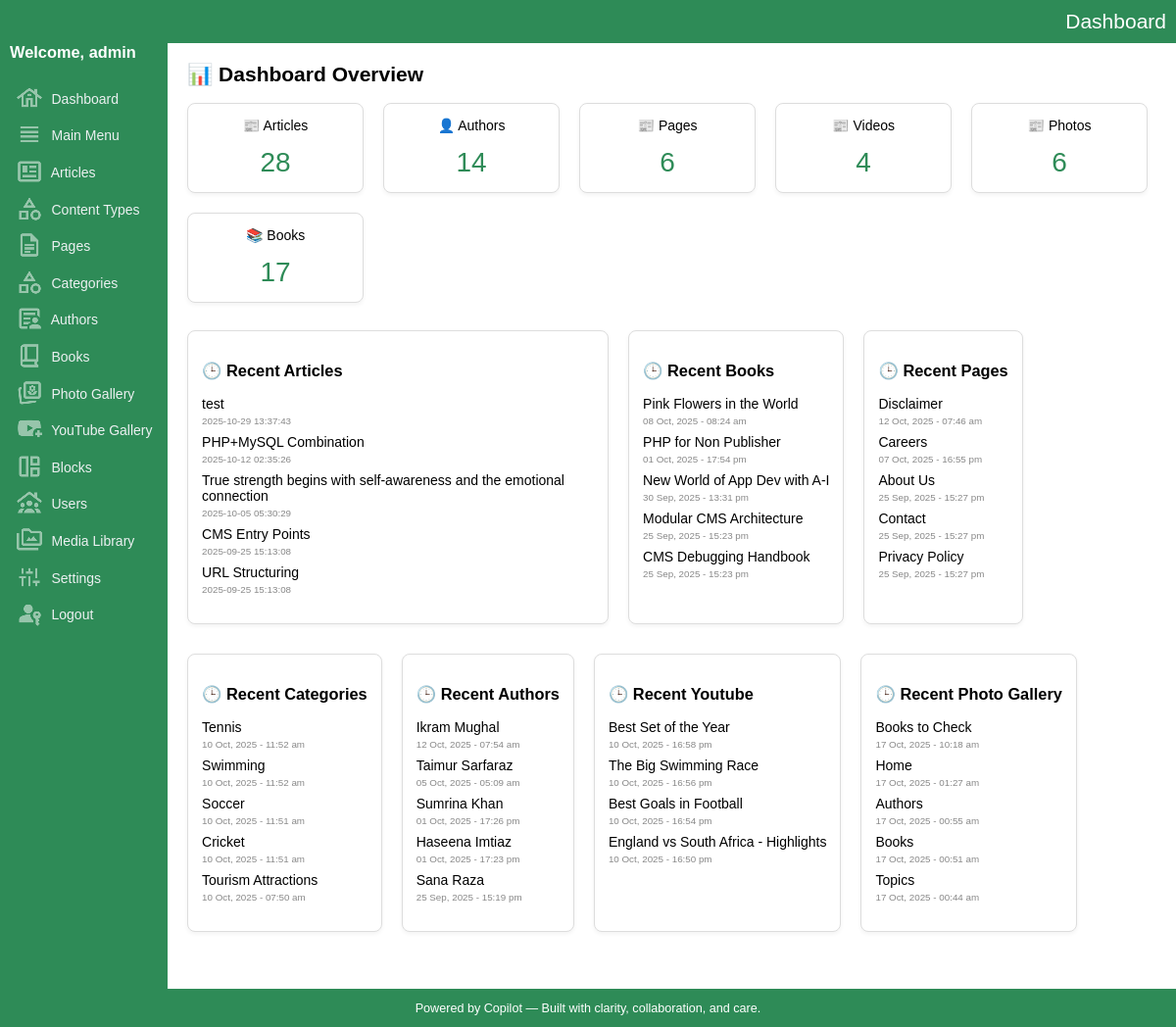
/admin/index.php (signed in), run on an earlier commit of the app's database.
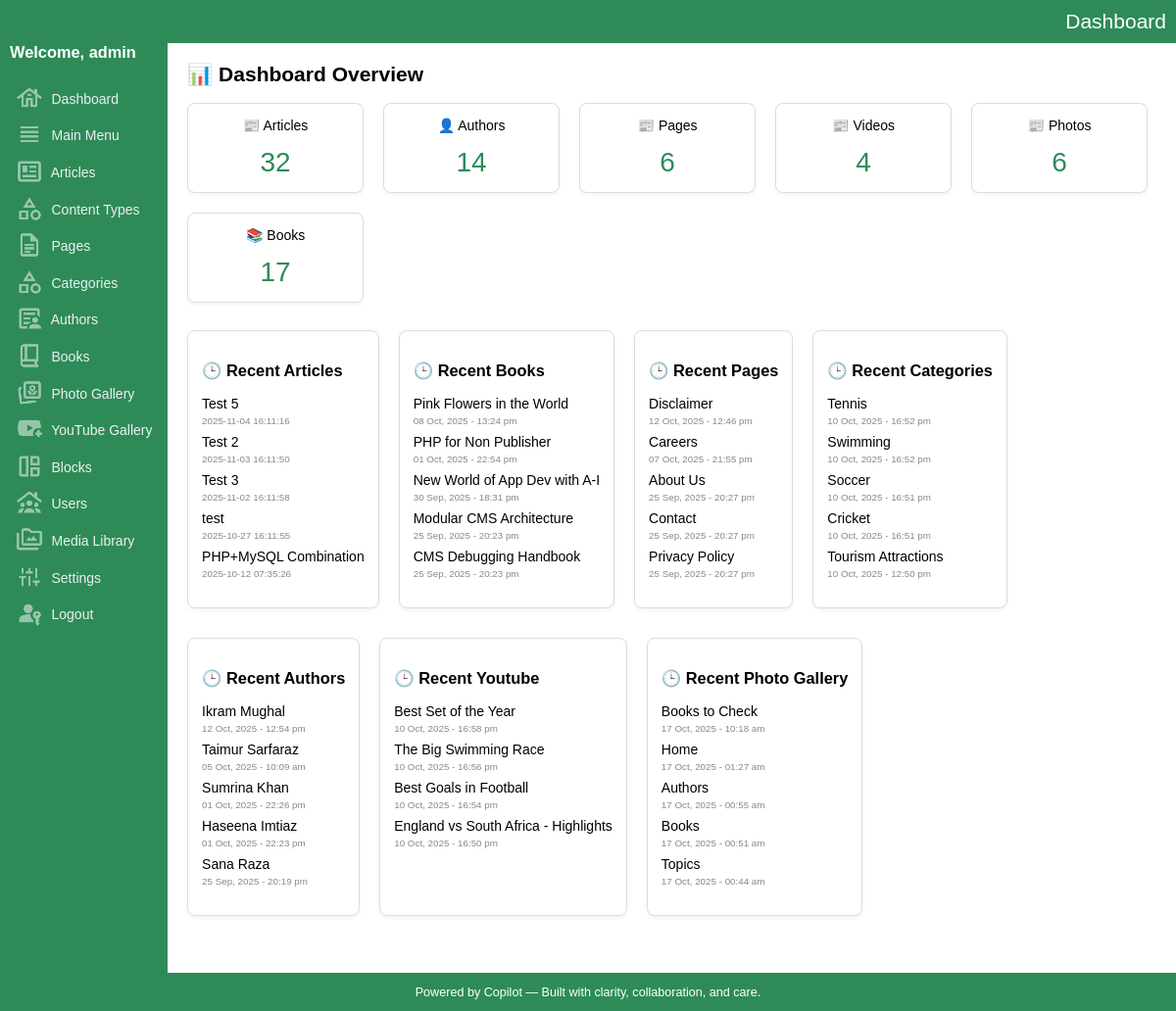
And on a later commit of the database.
### tables this page shows
CREATE TABLE IF NOT EXISTS `articles` (
  `key_articles` int(10) UNSIGNED NOT NULL AUTO_INCREMENT,
  `key_media_banner` int(10) UNSIGNED DEFAULT '0',
  `document_number` varchar(50) NOT NULL DEFAULT '',
  `title` varchar(300) NOT NULL DEFAULT '',
  `title_sub` varchar(300) NOT NULL DEFAULT '',
  `article_snippet` varchar(1000) NOT NULL DEFAULT '',
  `article_content` mediumtext NOT NULL,
  `content_type` varchar(300) NOT NULL DEFAULT '',
  `book_indent_level` tinyint(4) NOT NULL DEFAULT '0',
  `url` varchar(200) NOT NULL DEFAULT '',
  `banner_image_url` varchar(2000) DEFAULT '',
  `sort` smallint(6) NOT NULL DEFAULT '0',
  `entry_date_time` datetime NOT NULL DEFAULT CURRENT_TIMESTAMP,
  `update_date_time` datetime NOT NULL DEFAULT CURRENT_TIMESTAMP,
  `created_by` int(10) UNSIGNED DEFAULT NULL,
  `updated_by` int(10) UNSIGNED DEFAULT NULL,
  `status` enum('draft','on','off') DEFAULT 'draft',
  PRIMARY KEY (`key_articles`),
  KEY `fk_articles_media` (`key_media_banner`),
  KEY `entry_date_time` (`entry_date_time`),
  KEY `update_date_time` (`update_date_time`),
  KEY `document_number` (`document_number`)
);

CREATE TABLE IF NOT EXISTS `books` (
  `key_books` int(10) UNSIGNED NOT NULL AUTO_INCREMENT,
  `key_media_banner` int(10) UNSIGNED DEFAULT NULL,
  `title` varchar(200) NOT NULL DEFAULT '',
  `subtitle` varchar(200) NOT NULL DEFAULT '',
  `description` text NOT NULL,
  `banner_image_url` varchar(2000) DEFAULT '',
  `url` varchar(200) NOT NULL DEFAULT '',
  `author_name` varchar(200) NOT NULL DEFAULT '',
  `publisher` varchar(200) NOT NULL DEFAULT '',
  `publish_year` varchar(4) NOT NULL DEFAULT '',
  `isbn` varchar(17) DEFAULT '',
  `is_featured` tinyint(1) DEFAULT NULL,
  `language` varchar(50) DEFAULT NULL,
  `format` varchar(50) DEFAULT NULL,
  `weight_grams` int(11) DEFAULT NULL,
  `sku` varchar(50) DEFAULT NULL,
  `status` varchar(3) NOT NULL DEFAULT '',
  `sort` smallint(6) NOT NULL DEFAULT '0',
  `entry_date_time` datetime NOT NULL DEFAULT CURRENT_TIMESTAMP,
  `update_date_time` datetime NOT NULL DEFAULT CURRENT_TIMESTAMP ON UPDATE CURRENT_TIMESTAMP,
  `created_by` int(10) UNSIGNED DEFAULT NULL,
  `updated_by` int(10) UNSIGNED DEFAULT NULL,
  PRIMARY KEY (`key_books`),
  KEY `fk_books_media` (`key_media_banner`)
);

CREATE TABLE IF NOT EXISTS `pages` (
  `key_pages` int(10) UNSIGNED NOT NULL AUTO_INCREMENT,
  `key_media_banner` int(10) UNSIGNED DEFAULT NULL,
  `banner_image_url` varchar(2000) NOT NULL DEFAULT '',
  `title` varchar(200) NOT NULL DEFAULT '',
  `page_content` text NOT NULL,
  `url` varchar(200) NOT NULL DEFAULT '',
  `sort` smallint(6) NOT NULL DEFAULT '0',
  `status` varchar(3) NOT NULL DEFAULT '',
  `entry_date_time` datetime NOT NULL DEFAULT CURRENT_TIMESTAMP,
  `update_date_time` datetime NOT NULL DEFAULT CURRENT_TIMESTAMP ON UPDATE CURRENT_TIMESTAMP,
  PRIMARY KEY (`key_pages`),
  KEY `fk_pages_media` (`key_media_banner`)
);

CREATE TABLE IF NOT EXISTS `categories` (
  `key_categories` int(10) UNSIGNED NOT NULL AUTO_INCREMENT,
  `key_media_banner` int(10) UNSIGNED NOT NULL DEFAULT '0',
  `name` varchar(200) NOT NULL DEFAULT '',
  `description` varchar(1000) NOT NULL DEFAULT '',
  `url` varchar(200) NOT NULL DEFAULT '',
  `banner_image_url` varchar(2000) NOT NULL DEFAULT '',
  `sort` smallint(6) NOT NULL DEFAULT '0',
  `status` varchar(3) NOT NULL DEFAULT '',
  `entry_date_time` datetime NOT NULL DEFAULT CURRENT_TIMESTAMP,
  `category_type` enum('article','book','photo_gallery','video_gallery','global') NOT NULL DEFAULT 'global',
  PRIMARY KEY (`key_categories`)
);

CREATE TABLE IF NOT EXISTS `authors` (
  `key_authors` int(10) UNSIGNED NOT NULL AUTO_INCREMENT,
  `name` varchar(200) NOT NULL DEFAULT '',
  `email` varchar(200) NOT NULL DEFAULT '',
  `phone` varchar(50) NOT NULL DEFAULT '',
  `website` varchar(200) NOT NULL DEFAULT '',
  `url` varchar(200) NOT NULL DEFAULT '',
  `social_url_media1` varchar(200) NOT NULL DEFAULT '',
  `social_url_media2` varchar(200) NOT NULL DEFAULT '',
  `social_url_media3` varchar(200) NOT NULL DEFAULT '',
  `city` varchar(200) NOT NULL DEFAULT '',
  `state` varchar(200) NOT NULL DEFAULT '',
  `country` varchar(200) NOT NULL DEFAULT '',
  `banner_image_url` varchar(2000) DEFAULT '',
  `key_media_banner` int(10) UNSIGNED DEFAULT NULL,
  `description` varchar(2000) NOT NULL DEFAULT '',
  `status` varchar(3) NOT NULL DEFAULT '',
  `entry_date_time` datetime NOT NULL DEFAULT CURRENT_TIMESTAMP,
  `update_date_time` datetime NOT NULL DEFAULT CURRENT_TIMESTAMP,
  `created_by` int(10) UNSIGNED DEFAULT NULL,
  `updated_by` int(10) UNSIGNED DEFAULT NULL,
  PRIMARY KEY (`key_authors`),
  KEY `fk_authors_media` (`key_media_banner`)
);

CREATE TABLE IF NOT EXISTS `youtube_gallery` (
  `key_youtube_gallery` int(11) NOT NULL AUTO_INCREMENT,
  `key_media_banner` int(10) UNSIGNED DEFAULT NULL,
  `title` varchar(255) DEFAULT NULL,
  `youtube_id` varchar(20) DEFAULT NULL,
  `thumbnail_url` varchar(2000) DEFAULT NULL,
  `description` text,
  `status` varchar(50) DEFAULT NULL,
  `entry_date_time` datetime DEFAULT CURRENT_TIMESTAMP,
  `created_by` int(10) UNSIGNED DEFAULT NULL,
  `updated_by` int(10) UNSIGNED DEFAULT NULL,
  `url` varchar(200) DEFAULT NULL,
  PRIMARY KEY (`key_youtube_gallery`),
  KEY `fk_youtube_gallery_media` (`key_media_banner`)
);

CREATE TABLE IF NOT EXISTS `photo_gallery` (
  `key_photo_gallery` int(10) UNSIGNED NOT NULL AUTO_INCREMENT,
  `key_media_banner` int(10) UNSIGNED DEFAULT NULL,
  `title` varchar(255) DEFAULT NULL,
  `image_url` varchar(2000) DEFAULT NULL,
  `description` text,
  `status` varchar(3) DEFAULT '',
  `entry_date_time` datetime DEFAULT CURRENT_TIMESTAMP,
  `update_date_time` datetime NOT NULL DEFAULT CURRENT_TIMESTAMP ON UPDATE CURRENT_TIMESTAMP,
  `created_by` int(10) UNSIGNED DEFAULT NULL,
  `updated_by` int(10) UNSIGNED DEFAULT NULL,
  `url` varchar(200) DEFAULT NULL,
  `available_for_blocks` varchar(3) DEFAULT '',
  `css` varchar(500) NOT NULL DEFAULT '',
  `slideshow_enabled` tinyint(1) NOT NULL DEFAULT '1',
  `navigation_type` enum('arrows','slideshow','both','none') NOT NULL DEFAULT 'slideshow',
  PRIMARY KEY (`key_photo_gallery`),
  KEY `fk_photo_gallery_media` (`key_media_banner`)
);

### admin/index.php (the view, shortened to what the changed rows need)
<?php
include("../dbconnection.php");
function getCount($table, $statusCol = 'status') {
	global $conn;
	$sql = "SELECT COUNT(*) as count FROM $table WHERE $statusCol = 'on'";
	$result = $conn->query($sql);
	$row = $result->fetch_assoc();
	return $row["count"];
}
function getRecent($table, $titleCol, $dateCol, $limit = 5) {
	global $conn;
	$sql = "SELECT $titleCol, $dateCol FROM $table ORDER BY $dateCol DESC LIMIT $limit";
	$result = $conn->query($sql);
	$rows = [];
	while ($row = $result->fetch_assoc()) {
		$rows[] = $row;
	}
	return $rows;
}
$totalArticles = getCount("articles");
$recentArticles = getRecent("articles", "title", "entry_date_time", 5);
$recentBooks = getRecent("books", "title", "entry_date_time", 5);
$recentCategories = getRecent("categories", "name", "entry_date_time", 5);
$recentPages = getRecent("pages", "title", "entry_date_time", 5);
$recentAuthors = getRecent("authors", "name", "entry_date_time", 5);
$recentGallery = getRecent("photo_gallery", "title", "entry_date_time", 5);
$recentYoutube = getRecent("youtube_gallery", "title", "entry_date_time", 5);
?>
<!DOCTYPE html>
<html>
<head>
	<link rel="stylesheet" href="assets/css/style.css">
</head>
<body>
<div class="container">
	<div class="main">
		<h2>📊 Dashboard Overview</h2>
		<div class="dashboard-metrics">
			<div class="metric-box">📰 Articles<br><span><?= $totalArticles ?></span></div>
		</div>
		<div class="recents">
			<div class="recent-activity">
				<ul>
				<?php foreach ($recentArticles as $item): ?>
					<li><?= htmlspecialchars($item['title']) ?><br> <small><?= $item['entry_date_time'] ?></small></li>
				<?php endforeach; ?>
				</ul>
			</div>
			<div class="recent-activity">
				<ul>
				<?php foreach ($recentBooks as $item): ?>
					<li><?= htmlspecialchars($item['title']) ?><br> <small><?= date_format(date_create($item["entry_date_time"]), "d M, Y - H:i a") ?></small></li>
				<?php endforeach; ?>
				</ul>
			</div>
			<div class="recent-activity">
				<ul>
				<?php foreach ($recentPages as $item): ?>
					<li><?= htmlspecialchars($item['title']) ?><br> <small><?= date_format(date_create($item["entry_date_time"]), "d M, Y - H:i a") ?></small></li>
				<?php endforeach; ?>
				</ul>
			</div>
			<div class="recent-activity">
				<ul>
				<?php foreach ($recentCategories as $item): ?>
					<li><?= htmlspecialchars($item['name']) ?><br> <small><?= date_format(date_create($item["entry_date_time"]), "d M, Y - H:i a") ?></small></li>
				<?php endforeach; ?>
				</ul>
			</div>
			<div class="recent-activity">
				<ul>
				<?php foreach ($recentAuthors as $item): ?>
					<li><?= htmlspecialchars($item['name']) ?><br> <small><?= date_format(date_create($item["entry_date_time"]), "d M, Y - H:i a") ?></small></li>
				<?php endforeach; ?>
				</ul>
			</div>
			<div class="recent-activity">
				<ul>
				<?php foreach ($recentYoutube as $item): ?>
					<li><?= htmlspecialchars($item['title']) ?><br> <small><?= date_format(date_create($item["entry_date_time"]), "d M, Y - H:i a") ?></small></li>
				<?php endforeach; ?>
				</ul>
			</div>
			<div class="recent-activity">
				<ul>
				<?php foreach ($recentGallery as $item): ?>
					<li><?= htmlspecialchars($item['title']) ?><br> <small><?= date_format(date_create($item["entry_date_time"]), "d M, Y - H:i a") ?></small></li>
				<?php endforeach; ?>
				</ul>
			</div>
		</div>
	</div>
</div>
</body>
</html>

What changed in the data, as far as the page shows it:
no longer on this page (row edited): articles: title "True strength begins with self-awareness and the emotional connection", entry_date_time "2025-10-05 05:30:29"
no longer on this page (row edited): articles: title "CMS Entry Points", entry_date_time "2025-09-25 15:13:08"
no longer on this page (row edited): articles: title "URL Structuring", entry_date_time "2025-09-25 15:13:08"
added articles: title "Test 5", entry_date_time "2025-11-04 16:11:16"
added articles: title "Test 2", entry_date_time "2025-11-03 16:11:50"
added articles: title "Test 3", entry_date_time "2025-11-02 16:11:58"
changed articles "test": entry_date_time "2025-10-29 13:37:43" → "2025-10-27 16:11:55"
changed articles "PHP+MySQL Combination": entry_date_time "2025-10-12 02:35:26" → "2025-10-12 07:35:26"
changed books "Pink Flowers in the World": entry_date_time "08 Oct, 2025 - 08:24 am" → "08 Oct, 2025 - 13:24 pm"
changed books "PHP for Non Publisher": entry_date_time "01 Oct, 2025 - 17:54 pm" → "01 Oct, 2025 - 22:54 pm"
changed books "New World of App Dev with A-I": entry_date_time "30 Sep, 2025 - 13:31 pm" → "30 Sep, 2025 - 18:31 pm"
changed books "Modular CMS Architecture": entry_date_time "25 Sep, 2025 - 15:23 pm" → "25 Sep, 2025 - 20:23 pm"
changed books "CMS Debugging Handbook": entry_date_time "25 Sep, 2025 - 15:23 pm" → "25 Sep, 2025 - 20:23 pm"
changed pages "Disclaimer": entry_date_time "12 Oct, 2025 - 07:46 am" → "12 Oct, 2025 - 12:46 pm"
changed pages "Careers": entry_date_time "07 Oct, 2025 - 16:55 pm" → "07 Oct, 2025 - 21:55 pm"
changed pages "About Us": entry_date_time "25 Sep, 2025 - 15:27 pm" → "25 Sep, 2025 - 20:27 pm"
changed pages "Contact": entry_date_time "25 Sep, 2025 - 15:27 pm" → "25 Sep, 2025 - 20:27 pm"
changed pages "Privacy Policy": entry_date_time "25 Sep, 2025 - 15:27 pm" → "25 Sep, 2025 - 20:27 pm"
changed categories "Tennis": entry_date_time "10 Oct, 2025 - 11:52 am" → "10 Oct, 2025 - 16:52 pm"
changed categories "Swimming": entry_date_time "10 Oct, 2025 - 11:52 am" → "10 Oct, 2025 - 16:52 pm"
changed categories "Soccer": entry_date_time "10 Oct, 2025 - 11:51 am" → "10 Oct, 2025 - 16:51 pm"
changed categories "Cricket": entry_date_time "10 Oct, 2025 - 11:51 am" → "10 Oct, 2025 - 16:51 pm"
changed categories "Tourism Attractions": entry_date_time "10 Oct, 2025 - 07:50 am" → "10 Oct, 2025 - 12:50 pm"
changed authors "Ikram Mughal": entry_date_time "12 Oct, 2025 - 07:54 am" → "12 Oct, 2025 - 12:54 pm"
changed authors "Taimur Sarfaraz": entry_date_time "05 Oct, 2025 - 05:09 am" → "05 Oct, 2025 - 10:09 am"
changed authors "Sumrina Khan": entry_date_time "01 Oct, 2025 - 17:26 pm" → "01 Oct, 2025 - 22:26 pm"
changed authors "Haseena Imtiaz": entry_date_time "01 Oct, 2025 - 17:23 pm" → "01 Oct, 2025 - 22:23 pm"
changed authors "Sana Raza": entry_date_time "25 Sep, 2025 - 15:19 pm" → "25 Sep, 2025 - 20:19 pm"
Also different on the page:
$totalArticles: "28" → "32"
